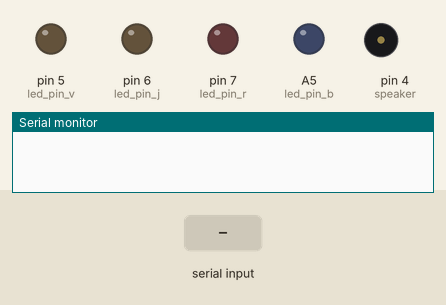
Recording of a sketch running on a simulated Teensy 4. Parts: output pins drawn as LEDs (lit = HIGH), buzzer (waves = sounding, pin HIGH), the last lines printed to the serial monitor. The inputs (shaded band) are chosen by the test bench.

Above: at 0.1 s.
At 5.4 s:
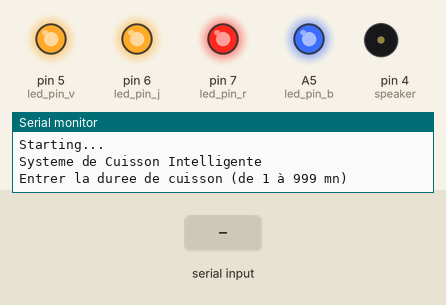
5.5 s: "90,45\n" received over Serial
7.0 s: "1\n" received over Serial
At 10.4 s:
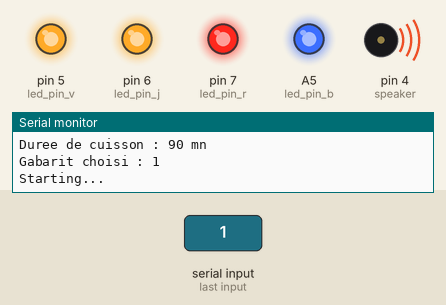
Timing chart, 0 to 14.6 s (numbered marks = the images above; inputs shaded):
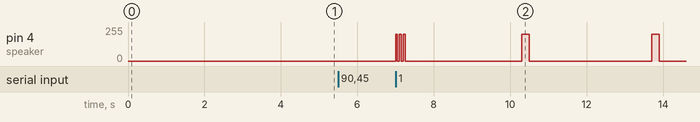

The sketch:

e-p-filaire.ino
```cpp
// (licence header left out)
//2 - Initialisation des paramètres
 #include "config.h"
 #include "def_mat.h"
//2a Les IHM -> a_ihm.h
 #include "a_ihm.h"
//2b Speaker -> b_speaker.h
 #include "b_speaker.h"
// 2c - Acquisition des températures
 //#include "c_acq_temp.h"
//2d - Mesure des tensions
 #include "d_mes_tensions.h"
//2e - Built In Test Equipment (BITE)
//#include "e_bite.h"
 //2f - Communication e-r-wifi
 //2g - Horodatage & Chronomètre
 //Horodatage
//#include "g_wifi_rtc.h"
//#include "TimeLib.h" //Include TimeLib.h library
//Chronomètre
//#include <Chrono.h> //Include Chrono.h Library
//Chrono Chrono(Chrono::MICROS);//Instanciate a Chrono object
//2h - Bilan énergétique
//#include "h_bilan_eng.h"
//2i Régulation de la température
//#include "i_reg_temp.h"
//2j - Visualisation du contenu des échantillons
//#include "j_visu_ech.h"
//2k mode sleep
//bool val_sleep = false;//variable to store the read value
//3 Fonctions spécifiques
//Wait for serial monitor
  void wait_s_m(){
     int time = 0;
     while (!Serial && time < 1000) {
         mesures();//Lance la fonction mesures() pour connaitre l'état de Vusb (state_Vusb)
         if (!state_Vusb) {digitalWrite(led_pin_r, HIGH);}
         if (state_Vusb) {digitalWrite(led_pin_v, HIGH);}
         delay(300);
         if (!state_Vusb) {digitalWrite(led_pin_r, LOW);}
         if (state_Vusb) {digitalWrite(led_pin_v, LOW);}
         delay(300);
         time = time + 1;
     }
     // normal delay for Arduino Serial Monitor
     delay(1200);
   }

 //3a Les IHM -> a_ihm.h
 //3b Speaker -> b_speaker.h
 //3c - Fonction d'acquisition de la température via le thermomètre digital DS18B20.
 //3d - Mesure des tensions
 //3e - Built In Test Equipment (BITE)
 //3f Communication e-r-wifi
 //3g Horodatage et chronomètre
 //3h - Bilan énergétique
 //3h Bilan énergétique de la batterie
 //3i Régulation de la température -> i_reg_temp.h
 //3j - Visualisation du contenu des échantillons
 //3k Mode sleep
 //4 - Fonction setup()
void setup() {
cli_4leds();
  setup_communs();
  mesures();
  //Test des leds (mise sous tension)
  digitalWrite(led_pin_v, HIGH);
  digitalWrite(led_pin_j, HIGH);
  digitalWrite(led_pin_r, HIGH);
  digitalWrite(led_pin_b, HIGH);
  pinMode(led_pin_v, OUTPUT);
  pinMode(led_pin_j, OUTPUT);
  pinMode(led_pin_r, OUTPUT);
  pinMode(led_pin_b, OUTPUT);  // sets the digital pin 19 as output
  digitalWrite(led_pin_r, HIGH);//USB serial connection is not establihed - Clic on serial monitor icon (right top icon)
  wait_s_m();//Wait for serial monitor
  while (!Serial);
    delay(100);
    digitalWrite(led_pin_r, HIGH);
    Serial.println("Starting...");
    delay(100);
     // 4a Les IHM - Commun -> a_ihm.h
  setup_a ();
  //4b - Speaker -> b_speaker.h
  setup_b();
  }
//4c - Acquisition de la température T
//4d - Mesure des tensions
  //setup_d();
//4e - Built In Test Equipment (BITE)
  //setup_e();
  //4f Communication e-r-wifi
  //4g Horodatage et chronomètre
  //setup_g
  //setup_g();
  //4h - Bilan énergétique
  //4i Régulation de la température
  //setup_i();
 //4j - Visualisation du contenu des échantillons
  //setup_j();
 //4k - Mode sleep
  //pinMode(inPin_sleep, INPUT);// sets the digital pin 10 as input
//}
void loop() {
Serial.println("Starting...");
delay(2000);
  //Chrono.restart();
  //digitalWrite(led_pin_v, HIGH);
  //count = count +1;
//5a Les IHM
//5a-1 IHM wifi
//5a-2 IHM clavier
//5b - Speaker -> b_speaker.h
double Dur=10;//Ligne à supprimer avant l'intégration de i_reg_temp.h
if (Dur > 0){
  beep(200);
  }
else {
  beep(5000);
  beep(5000);
  }
delay(1000);
//5c - Acquisition des températures T1 et T2
  // Lit la température T1
  //if (getT1(&T1, true) != READ_OK) {
    //Serial.println(F("Erreur de lecture du capteur"));
    //return;
  //}
  // Lit la température T2
  //if (getT2(&T2, true) != READ_OK) {
    //Serial.println(F("Erreur de lecture du capteur T2"));
    //return;
  //}

  //5d - Mesure des tensions
 //mesures();

// 5e - Built In Test Equipment (BITE)
//bite();
//5f - Communication e-r-wifi
//5g Horodatage et chronomètre
//5h - Bilan énergétique
//Table de Cuisson
//if (Dur > 0){
//som_dich = (double)som_dich + (double)Dich;//Calcul de la somme cumulée des dich
//puissance = (courant * tension)/1000;//Calcul de la puissance en KW
//cout_total = (double)cout_total + ((double)cout_kwh * (((double)puissance) * ((double)Dich/3600)));//Calcul du coût total cumulé
//}
//5i Régulation de la température
//reg_temp();
//5j - Visualisation du contenu des échantillons
//Appel de la fonction visu() si le MKR wifi 1010 est connecté à l'ordinateur (reçoit du 5V) à l'aide d'un câble USB
  //if (state_Vusb){visu_demo();}
  //if (state_Vusb){visu_demo();}
  //if (!alarme_coupure_secteur) {
    //t = (double)t + 0.5;//Incrémentation de la variable t
  //}
//5k - Mode sleep
//tt1 = Chrono.elapsed();
//Serial.print ("ti : ");
//digitalWrite(led_pin_j, LOW);
//digitalWrite(led_pin_b, HIGH);
//WiFi.lowPowerMode();
//delay((ti - tt1)/1000);
//WiFi.noLowPowerMode();
//digitalWrite(led_pin_b, LOW);
}
```

a_ihm.cpp
```cpp
#include <Arduino.h>
#include "a_ihm.h"
#include "def_mat.h"
// 3a L'IHM - Fonctions spécifiques
//F1 - Visualisation DC1 et N° de gabarit
// =======================
// Switch case
// =======================
float* getGabarit(int g) {
  switch (g) {
    case 1: return Gabarit1;
    case 2: return Gabarit2;
    case 3: return Gabarit3;
    case 4: return Gabarit4;
    case 5: return Gabarit5;
    case 6: return Gabarit6;
    case 7: return Gabarit7;
    case 8: return Gabarit8;
    case 9: return Gabarit9;
    default: return Gabarit5;
  }
}
// =======================
// Visualisation de DC1 et du numéro de gabarit
// =======================
void visu_DC_G() {
  Serial.print("Duree de cuisson : ");
  Serial.print(DC1);
  Serial.println(" mn");
  float* g = getGabarit(Gabarit);
  p   = g[0];
  G   = g[1];
  I   = g[2];
  Tu  = g[3];
  Tm  = g[4];
  Tau = g[5];
  Vc  = g[6];
  A_c = g[7];
  ta  = g[8];
  Serial.print("Gabarit choisi : ");
  Serial.println(Gabarit);
}

  //F2 - Clignotements des 4 leds
  void cli_4leds() {
    digitalWrite(led_pin_v, HIGH);
    digitalWrite(led_pin_j, HIGH);
    digitalWrite(led_pin_r, HIGH);
    digitalWrite(led_pin_b, HIGH);
    delay(500);
    digitalWrite(led_pin_v, LOW);
    digitalWrite(led_pin_j, LOW);
    digitalWrite(led_pin_r, LOW);
    digitalWrite(led_pin_b, LOW);
    delay(500);
    }

/*
 * 3a-2 IHM clavier
 */

 //F1 - Fonction spécifique de saisie en mode "clavier"
  //Saisie des paramètres de cuisson
  //Saisie de la duree de cuisson DC1
// =======================
// Saisie clavier
// =======================
long lireEntier(long minVal, long maxVal) {
  long val = 0;
  while (true) {
    if (Serial.available()) {
      val = Serial.parseInt();
      if (val >= minVal && val <= maxVal) {
        return val;
      }
      Serial.println("Valeur invalide");
    }
  }
}
void saisie() {
  Serial.println("Entrer la duree de cuisson (de 1 à 999 mn)");
  DC1 = lireEntier(1, 999);
  Serial.println("Choisir le gabarit (1-9)");
  Gabarit = lireEntier(1, 9);
}
   /*
   * 4a Les IHM - Commun
   */
// =======================
// Setup IHM
// =======================
void setup_a() {
  Serial.println("Systeme de Cuisson Intelligente");
  if (Serial) {
    saisie();
  }
  visu_DC_G();
}
  /*
   * 4a-1 IHM wifi : Vide
   */

  /*
   * 4a-2 IHM clavier : vide
   */
```

a_ihm.h
```cpp
/*
*****************
* L'IHM clavier *
*****************
 *
 *Définition de l'IHM clavier et de ses fonctions associées
 *En référence à Wikipédia, les IHM (Interactions Homme-machines) définissent les moyens mis en œuvre
 *afin qu'un humain puisse contrôler et communiquer avec une machine.
 *Dans le cadre de ce projet, les moyens mis en œuvre sont soit ceux de l'ordinateur (clavier, souri, écran) ;
 *qui sont complétés par ceux propres du microcontrôleur, un jeu de leds montés sur le shield.
 *L'IHM permet de dialoguer avec le microcontrôleur, d'y introduire des données et de visualiser des résultats.
 *L'IHM et ses fonctions associées sont :
 * 1) le moniteur série qui permet la visualisation du contenu des échantillons ainsi que les durées de cuisson (DC1 et DC2).
 * 2) le jeu de leds permet la visualisation des états de fonctionnement (BITE)
 * 3) le code source des IHM en mode "clavier" utilise principalement des fonctions de la librarie Arduino
 * qui permettent d'accéder au buffer de la liaison série :
 * - Serial.available() permet de connaître le nombre de caractères disponibles dans le buffer de la liaison série
 * - Serial.read() permet de lire le caractère disponible (utilisée pour lire le gabarit)
 * - Serial.parseInt() permet de lire plusieurs nombres entiers saisis l'un à la suite de l'autre
 *   (utilisée pour lire la Durée de Chauffe (DC1)).
 */
#ifndef A_IHM_H
#define A_IHM_H
#include <Arduino.h>
// extern variables Gabarit
extern float Gabarit1[];
extern float Gabarit2[];
extern float Gabarit3[];
extern float Gabarit4[];
extern float Gabarit5[];
extern float Gabarit6[];
extern float Gabarit7[];
extern float Gabarit8[];
extern float Gabarit9[];
// extern variables "paramètres de cuisson"
extern int p;//période
extern float G;//Gain
extern float I;//Intensité
extern float Tu;//Température d'utilisation
extern double Tm;//Temps de montée
extern int Tau;//Tau
extern float Vc;//Vitesse de consigne
extern float A_c;//Accélération de consigne
extern int ta;//temps d'anticipation
extern long DC1;//Création de la variable Durée de Chauffe (DC1)
extern long DC2;//Création de la variable Durée de Cuisson (DC2)
extern bool FC1;//Création de la variable Fin de Chauffe (FC1)
extern bool FC2;//variable Fin de Cuisson (FC2)
extern int Gabarit;//variable Gabarit
// 3a L'IHM - Fonctions spécifiques
//F1 - Visualisation DC1 et N° de gabarit
  void visu_DC_G();
    //F2 - Clignotements des 4 leds
  void cli_4leds();
  /*
 * 3a-2 IHM clavier
 */

 //F1 - Fonction spécifique de saisie en mode "clavier"
 void saisie();
    /*
   * 4a Les IHM - Commun
   */
 void setup_a ();
   /*
   * 4a-1 IHM wifi : Vide
   */

  /*
   * 4a-2 IHM clavier : vide
   */
#endif
```

b_speaker.cpp
```cpp
/*
1b - Speaker
 -
 Piezo

 This example shows how to run a Piezo Buzzer on pin 9
 using the analogWrite() function.

 It beeps 3 times fast at startup, waits a second then beeps continuously
 at a slower pace
2b - Speaker
*/
#include <Arduino.h>
#include "def_mat.h"
#include "b_speaker.h"
//3b - Speaker
void beep(unsigned char delayms){
  analogWrite(speaker, 200);      // Almost any value can be used except 0 and 255
                           // experiment to get the best tone
  delay(delayms);          // wait for a delayms ms
  analogWrite(speaker, 0);       // 0 turns it off
  delay(delayms);          // wait for a delayms ms
}
//4b - Speaker
void setup_b()  {
  beep(50);
  beep(50);
  beep(50);
  delay(1000);
}
//5b - Speaker
```

b_speaker.h
```cpp
/*
1b - Speaker
 -
 Piezo

 This example shows how to run a Piezo Buzzer on pin 9
 using the analogWrite() function.

 It beeps 3 times fast at startup, waits a second then beeps continuously
 at a slower pace
2b - Speaker
*/
#ifndef B_SPEAKER_H
#define B_SPEAKER_H
#include <Arduino.h>
//3b - Speaker
void beep(unsigned char delayms);
//4b - Speaker
void setup_b();
//5b - Speaker
#endif
```

d_mes_tensions.cpp
```cpp
/* 1d - Mesure des tensions
* La mesure des tensions est l'une des fonctions secondaires qui assure la sécurité de la e-poignée.
* La mesure consiste en une conversion analogique digitale de la tension. Cette conversion est réalisée par le microcontrôleur. La tension à mesurer est appliquée sur l'une de ses entrées analogiques. Pour tenir compte de la tension d'alimentation de 3.3V du microcontrôleur, la tension à mesurer est au préalable divisée par 2 à l'aide d'un pont diviseur constitué de 2 résistances de valeurs égales.
* La valeur mesurée est ensuite multipliée par 2, plus exactement par une valeur légérement supérieure à 2 pour compenser l'effet de l'impédance de l'entrée du microcontrôleur.
* La figure accessible par le lien ci-après explicite le principe https://github.com/AIREL46/SCAO/raw/master/wiki/map.png
*/
/* 2d - Mesure des tensions
*/
#include "def_mat.h"
float Vusb; //Initialisation de la variable Vusb
float V33; //Initialisation de la variable V33
//Initialisation des valeurs utilisées par la fonction de changement d'échelle (fonction mathématique map() de l'arduino)
const int MaxConv = 4095; //Valeur maximale lue
const int MaxVolt = 3300; //Valeur de la tension correspondante à la valeur maximale

bool state_Vusb = false;

/**
* 3d - Mesure des tensions et calcul du courant ibat
*/
//fonction de changement d'échelle (fonction mathématique map() de l'arduino)
//La multiplication par 2.0038 compense la division par 2 (pont diviseur) et l'impédance de l'entrée du microcontrôleur pour les chiffres après la virgule.
void mesures(){
Vusb = map (2.0038*analogRead(Vusb_demie), 0, MaxConv, 0, MaxVolt);
delay(120);//Pour compenser la durée necessaire à la conversion analogique digital
V33 = map (2.0038*analogRead(V33_demie), 0, MaxConv, 0, MaxVolt);
delay(120);//Pour compenser la durée necessaire à la conversion analogique digital
if (Vusb < 1000) {state_Vusb = false;}
if (Vusb > 4000) {state_Vusb = true;}
}

/*
 * 4d - Mesure des tensions*/
  void setup_d() {
  analogReadResolution(12);
  }
  //5d - Mesure des tensions
```

d_mes_tensions.h
```cpp
/* 1d - Mesure des tensions
* La mesure des tensions est l'une des fonctions secondaires qui assure la sécurité de la e-poignée.
* La mesure consiste en une conversion analogique digitale de la tension. Cette conversion est réalisée par le microcontrôleur. La tension à mesurer est appliquée sur l'une de ses entrées analogiques. Pour tenir compte de la tension d'alimentation de 3.3V du microcontrôleur, la tension à mesurer est au préalable divisée par 2 à l'aide d'un pont diviseur constitué de 2 résistances de valeurs égales.
* La valeur mesurée est ensuite multipliée par 2, plus exactement par une valeur légérement supérieure à 2 pour compenser l'effet de l'impédance de l'entrée du microcontrôleur.
* La figure accessible par le lien ci-après explicite le principe https://github.com/AIREL46/SCAO/raw/master/wiki/map.png
*/
/* 2d - Mesure des tensions
*/
float Vusb; //Initialisation de la variable Vusb
float V33; //Initialisation de la variable V33
//Initialisation des valeurs utilisées par la fonction de changement d'échelle (fonction mathématique map() de l'arduino)
const int MaxConv = 4095; //Valeur maximale lue
const int MaxVolt = 3300; //Valeur de la tension correspondante à la valeur maximale

bool state_Vusb = false;

/**
* 3d - Mesure des tensions et calcul du courant ibat
*/
//fonction de changement d'échelle (fonction mathématique map() de l'arduino)
//La multiplication par 2.0038 compense la division par 2 (pont diviseur) et l'impédance de l'entrée du microcontrôleur pour les chiffres après la virgule.
void mesures(){
Vusb = map (2.0038*analogRead(Vusb_demie), 0, MaxConv, 0, MaxVolt);
delay(120);//Pour compenser la durée necessaire à la conversion analogique digital
V33 = map (2.0038*analogRead(V33_demie), 0, MaxConv, 0, MaxVolt);
delay(120);//Pour compenser la durée necessaire à la conversion analogique digital
if (Vusb < 1000) {state_Vusb = false;}
if (Vusb > 4000) {state_Vusb = true;}
}

/*
 * 4d - Mesure des tensions*/
  void setup_d() {
  analogReadResolution(12);
  }
  //5d - Mesure des tensions
```

def_mat.cpp
```cpp
/*
 * Définitions matérielles du microcontrôleur MKR wifi 1010
 * Ci-dessous le lien pour visualiser le PinOut du MKR wifi 1010
 * https://www.henschke-geraetebau.de/dr/pic/MKR_WiFi_1010_Pinout.jpg
 * Ci-dessous le lien pour visualiser le schéma électrique du shield du MKR wifi 1010
 *https://github.com/AIREL46/SCAO/blob/master/kicad/e-p-filaire/e-p-filaire.png
  */
 //Les 28 pins correspondantes au PinOut du microcontrôleur MKR wifi 1010 sont représentées ci-dessous
 //En rapport au schéma électrique, une variable est initialisée si la pin est utilisée
 //AREF
#include "def_mat.h"
 const int V33_demie = A0; //Initialisation de la variable V33_demie sur l'entrée analogique A0
 const int Vusb_demie = A1; //Initialisation de la variable Vusb_demie sur l'entrée analogique A1
 //A2 - NU
 const int relay = 18; //Commande du relais connecté sur l'entrée digitale D18 (A3)
 const int led_pin_b = 19;//blue led connected to digital pin D19 (A4)
 const int itc = A5;//Initialisation de la valeur mesurée par le module phidgets 1122
 const int P230V = 21;//Initialisation de la variable P230V et affectation de l'entrée analogique A6 (un chargeur 5V atteste de la présence 230V)
 //D0 - NU
 //D1 - NU
 //D2 - NU
 const byte BROCHE_ONEWIRE = 3;//Initialisation de la variable BROCHE_ONEWIRE et affectation de l'entrée digitale D3 (connection du thermomètre digital DS18B20 pour la mesure T)
 const int speaker = 4;//Speaker connecté sur l'entrée digitale D4
 const int led_pin_v = 5;//Led verte connectée sur l'entrée digitale D5
 const int led_pin_j = 6;//Led jaune connectée sur l'entrée digitale D6
 const int led_pin_r = 7;//Led rouge connectée sur l'entrée digitale D7
 //MOSI - Interface SPI - (D8)
 //SCK  - Interface SPI - (D9)
 //MISO  - Interface SPI - (D10)
 //SDA - interface I2C - (D11)
 //SCL - interface I2C - (D12)
 //Rx - Interface UART (D13)
 //Tx - Interface UART (D14)
 //RESET
 //GND
 //+3V3
 //VIN
 //+5V
```

Source omitted: def_mat.h (1999 bytes), config.cpp (2973 bytes), config.h (2692 bytes)
